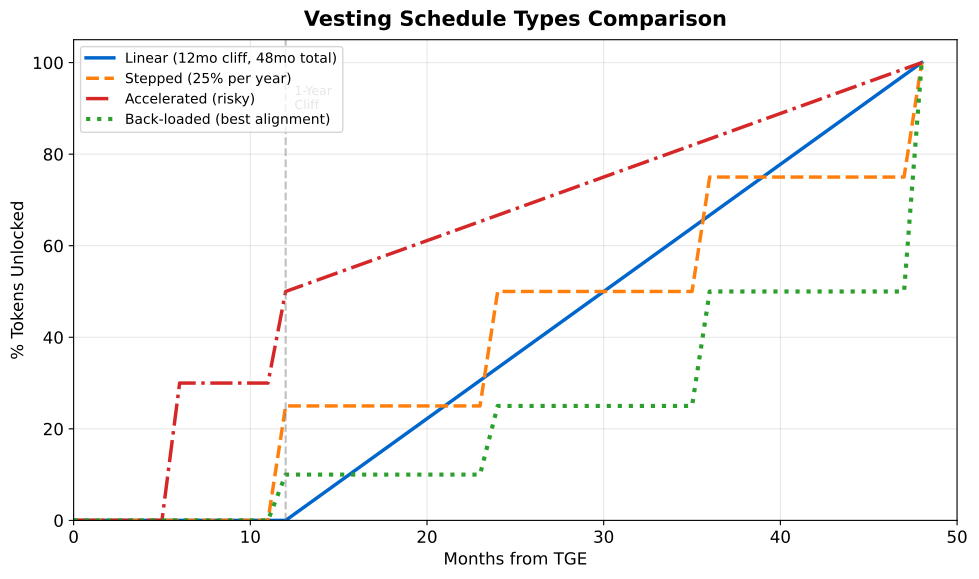

Here is the Python script that generated this plot:
"""
Vesting Schedule Types Comparison
Line chart comparing linear, stepped, and accelerated vesting
"""

import matplotlib.pyplot as plt
import numpy as np
from pathlib import Path

CHART_METADATA = {
    'title': 'Vesting Schedule Types',
    'url': 'https://github.com/Digital-AI-Finance/Blockchain_Crypto/tree/main/Module_D_Tokenomics/L30_Distribution_Vesting/charts/02_vesting_schedule_types'
}

plt.rcParams.update({
    'font.size': 14,
    'axes.labelsize': 14,
    'axes.titlesize': 16,
    'xtick.labelsize': 12,
    'ytick.labelsize': 12,
    'legend.fontsize': 12,
    'figure.figsize': (10, 6),
    'figure.dpi': 150
})

MLPURPLE = '#3333B2'
MLBLUE = '#0066CC'
MLORANGE = '#FF7F0E'
MLGREEN = '#2CA02C'
MLRED = '#D62728'

fig, ax = plt.subplots(figsize=(10, 6))

# Months from TGE
months = np.arange(0, 49)

# Linear vesting: 1-year cliff, then linear for 36 months
linear = np.zeros_like(months, dtype=float)
linear[12:] = np.linspace(0, 100, len(months[12:]))

# Stepped vesting: 25% per year (quarterly steps)
stepped = np.zeros_like(months, dtype=float)
stepped[12:] = 25  # After 1 year cliff
stepped[24:] = 50  # After 2 years
stepped[36:] = 75  # After 3 years
stepped[48:] = 100  # After 4 years

# Accelerated vesting: more upfront (risky)
accelerated = np.zeros_like(months, dtype=float)
accelerated[6:] = 30  # 30% at 6 months
accelerated[12:] = 50 + (months[12:] - 12) * (50 / 36)
accelerated = np.minimum(accelerated, 100)

# Back-loaded vesting: more at end (best alignment)
backloaded = np.zeros_like(months, dtype=float)
backloaded[12:] = 10  # Small amount at cliff
backloaded[24:] = 25  #
backloaded[36:] = 50  #
backloaded[48:] = 100  # Big unlock at end

ax.plot(months, linear, '-', color=MLBLUE, linewidth=2.5, label='Linear (12mo cliff, 48mo total)')
ax.plot(months, stepped, '--', color=MLORANGE, linewidth=2.5, label='Stepped (25% per year)')
ax.plot(months, accelerated, '-.', color=MLRED, linewidth=2.5, label='Accelerated (risky)')
ax.plot(months, backloaded, ':', color=MLGREEN, linewidth=3, label='Back-loaded (best alignment)')

# Add cliff annotation
ax.axvline(x=12, color='gray', linestyle='--', alpha=0.5)
ax.text(12.5, 95, '1-Year\nCliff', fontsize=9, va='top', color='gray')

ax.set_xlabel('Months from TGE', fontsize=12)
ax.set_ylabel('% Tokens Unlocked', fontsize=12)
ax.set_xlim(0, 50)
ax.set_ylim(0, 105)

ax.legend(loc='upper left', fontsize=10)
ax.grid(True, alpha=0.3)

ax.set_title('Vesting Schedule Types Comparison', fontweight='bold', fontsize=15, pad=10)
plt.tight_layout()

output_path = Path(__file__).parent / 'chart.pdf'
plt.savefig(output_path, bbox_inches='tight', dpi=300)
print(f"Chart saved to: {output_path.absolute()}")
plt.close()
